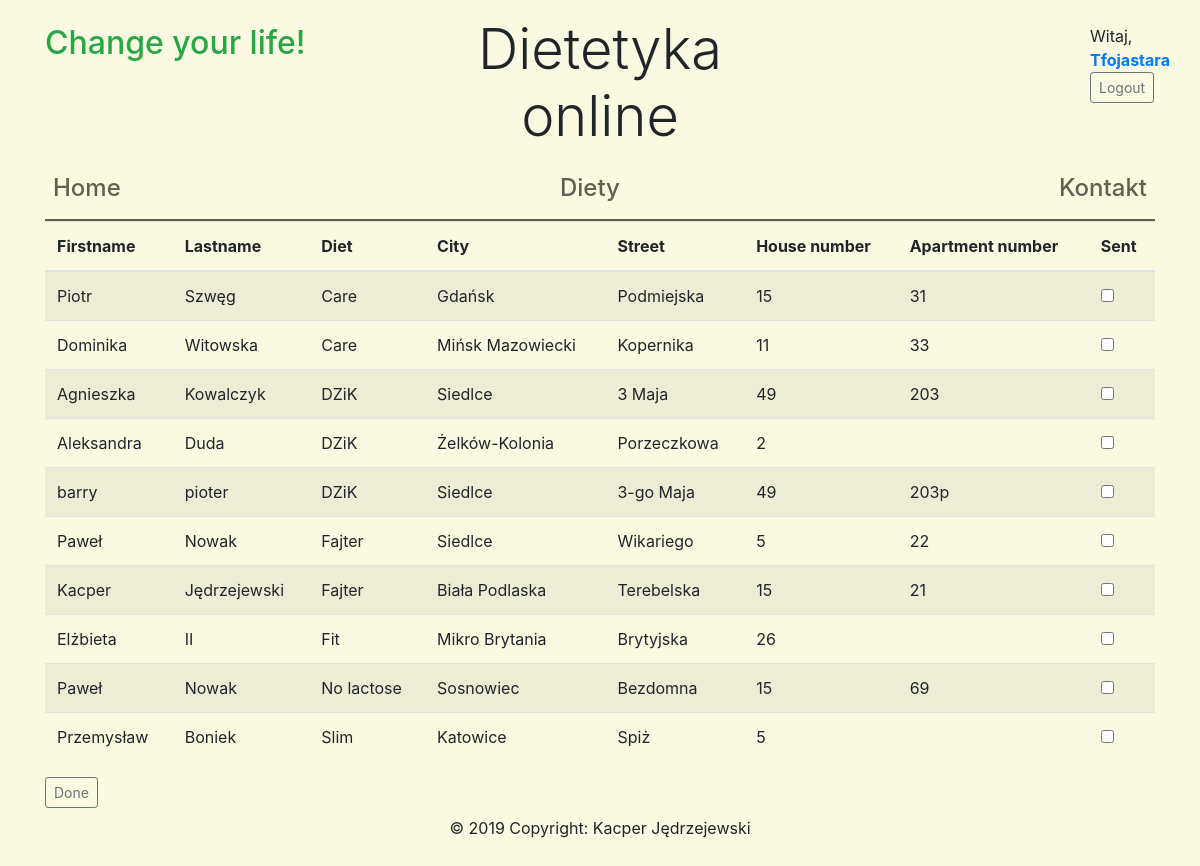
The page /wyslijZamowienia.php (signed in) on the database its author committed.
### tables this page shows
CREATE TABLE IF NOT EXISTS `zamowienia` (
  `id_zamowienia` INT NOT NULL AUTO_INCREMENT,
  `id_user` INT NOT NULL,
  `id_diety` INT NOT NULL,
  `czas_kupna` DATE NOT NULL,
  `czas_zakonczenia` DATE NOT NULL,
  `czas_ostatniej_wysylki` DATE NOT NULL,
  PRIMARY KEY (`id_zamowienia`),
  CONSTRAINT `fk_zamowienia_uzytkownicy1`
    FOREIGN KEY (`id_user`)
    REFERENCES `uzytkownicy` (`id_uzytkownika`)
    ON DELETE NO ACTION
    ON UPDATE NO ACTION,
  CONSTRAINT `fk_zamowienia_dieta1`
    FOREIGN KEY (`id_diety`)
    REFERENCES `diety` (`id_diety`)
    ON DELETE NO ACTION
    ON UPDATE NO ACTION);

CREATE TABLE IF NOT EXISTS `uzytkownicy` (
  `id_uzytkownika` INT NOT NULL AUTO_INCREMENT,
  `imie` VARCHAR(45) NOT NULL,
  `nazwisko` VARCHAR(45) NOT NULL,
  `email` VARCHAR(45) NOT NULL,
  `miasto` VARCHAR(45) NOT NULL,
  `ulica` VARCHAR(45) NOT NULL,
  `nr_domu` VARCHAR(45) NOT NULL,
  `nr_mieszkania` VARCHAR(45) NULL,
  `data_urodzenia` DATE NOT NULL,
  `plec` ENUM('M', "K") NOT NULL,
  `login` VARCHAR(45) NOT NULL,
  `password` VARCHAR(45) NOT NULL,
  `pracownik` INT(1) NOT NULL,
  `data_zarejestrowania` DATE NOT NULL,
  PRIMARY KEY (`id_uzytkownika`));

CREATE TABLE IF NOT EXISTS `diety` (
  `id_diety` INT NOT NULL AUTO_INCREMENT,
  `nazwa` VARCHAR(45) NOT NULL,
  `cena` INT NOT NULL,
  `opis` VARCHAR(512) NOT NULL,
  `kalorycznosc` INT NOT NULL,
  PRIMARY KEY (`id_diety`));

### wyslijZamowienia.php (the view, shortened to what this page needs)
<?php include 'header.php' ?>
<?php
  include 'config.php';
  $connect = new PDO($servername, $username, $password, $options);
  $today = date("Y-m-d");
  $sql = sprintf("
    SELECT zam.id_zamowienia, users.imie, users.nazwisko,diety.nazwa, users.miasto, users.ulica, users.nr_domu, users.nr_mieszkania
    FROM zamowienia as zam inner join uzytkownicy as users on zam.id_user = users.id_uzytkownika inner join diety on zam.id_diety = diety.id_diety
    WHERE czas_ostatniej_wysylki != '$today' AND
    czas_zakonczenia >= '$today'
    order by diety.nazwa;
  ");
  $statement = $connect->prepare($sql);
  $statement->execute();
  $result = $statement->fetchAll();
  echo '<form method="post">';
  echo "<table class='table table-striped'>";
  echo "<thead><tr><th>Firstname</th><th>Lastname</th><th>Diet</th><th>City</th><th>Street</th><th>House number</th><th>Apartment number</th><th>Sent</th></thead><tbody>";
  foreach ($result as $row) {
    echo "<tr>
      <td>".$row['imie']."</td><td>".$row['nazwisko']."</td><td>".$row['nazwa']."</td><td>".$row['miasto']."</td><td>".$row['ulica']."</td><td>".$row['nr_domu']."</td><td>".$row['nr_mieszkania']."</td>
      <td><input type='checkbox' name=".$row['id_zamowienia']." value='ok'></td>
    </tr>";
  }
  echo "</tbody></table>";
?>
<input type="submit" name="submit" value="Done" class="btn btn-sm btn-outline-secondary"></form>
<?php include 'footer.php'?>

### rows shown on the page
zamowienia: id_user.imie "Piotr", id_user.nazwisko "Szwęg", id_diety.nazwa "Care", id_user.miasto "Gdańsk", id_user.ulica "Podmiejska", id_user.nr_domu "15", id_user.nr_mieszkania "31"
zamowienia: id_user.imie "Dominika", id_user.nazwisko "Witowska", id_diety.nazwa "Care", id_user.miasto "Mińsk Mazowiecki", id_user.ulica "Kopernika", id_user.nr_domu "11", id_user.nr_mieszkania "33"
zamowienia: id_user.imie "Agnieszka", id_user.nazwisko "Kowalczyk", id_diety.nazwa "DZiK", id_user.miasto "Siedlce", id_user.ulica "3 Maja", id_user.nr_domu "49", id_user.nr_mieszkania "203"
zamowienia: id_user.imie "Aleksandra", id_user.nazwisko "Duda", id_diety.nazwa "DZiK", id_user.miasto "Żelków-Kolonia", id_user.ulica "Porzeczkowa", id_user.nr_domu "2"
zamowienia: id_user.imie "barry", id_user.nazwisko "pioter", id_diety.nazwa "DZiK", id_user.miasto "Siedlce", id_user.ulica "3-go Maja", id_user.nr_domu "49", id_user.nr_mieszkania "203p"
zamowienia: id_user.imie "Paweł", id_user.nazwisko "Nowak", id_diety.nazwa "Fajter", id_user.miasto "Siedlce", id_user.ulica "Wikariego", id_user.nr_domu "5", id_user.nr_mieszkania "22"
zamowienia: id_user.imie "Kacper", id_user.nazwisko "Jędrzejewski", id_diety.nazwa "Fajter", id_user.miasto "Biała Podlaska", id_user.ulica "Terebelska", id_user.nr_domu "15", id_user.nr_mieszkania "21"
zamowienia: id_user.imie "Elżbieta", id_user.nazwisko "II", id_diety.nazwa "Fit", id_user.miasto "Mikro Brytania", id_user.ulica "Brytyjska", id_user.nr_domu "26"
zamowienia: id_user.imie "Paweł", id_user.nazwisko "Nowak", id_diety.nazwa "No lactose", id_user.miasto "Sosnowiec", id_user.ulica "Bezdomna", id_user.nr_domu "15", id_user.nr_mieszkania "69"
zamowienia: id_user.imie "Przemysław", id_user.nazwisko "Boniek", id_diety.nazwa "Slim", id_user.miasto "Katowice", id_user.ulica "Spiż", id_user.nr_domu "5"

### other values the page prints
$_SESSION['login'] "Tfojastara"
